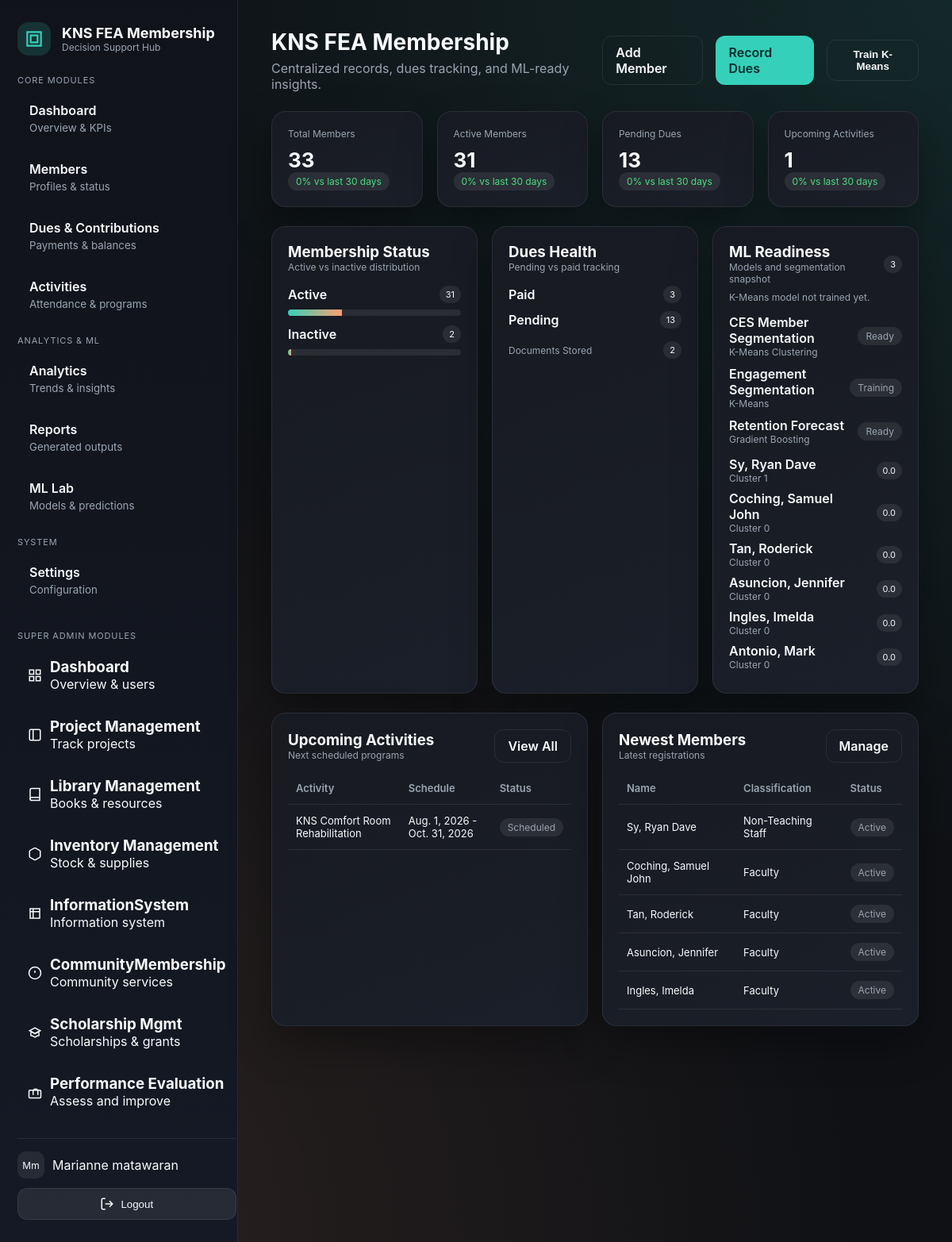
The app's page /communitymembership/admin/dashboard/ (signed in) with its own data.
### core/models.py (models this page shows, shortened)
class CustomUser(AbstractUser):
    id = models.UUIDField(primary_key=True, default=uuid.uuid4, editable=False)
    _first_name = models.CharField(max_length=255, blank=True, db_column='first_name')
    _middle_name = models.CharField(max_length=255, blank=True, db_column='middle_name')
    _last_name = models.CharField(max_length=255, blank=True, db_column='last_name')
    is_email_verified = models.BooleanField(default=False)
    bio = models.TextField(blank=True)
    _phone_number = models.CharField(max_length=255, blank=True, db_column='phone_number')
    avatar = models.ImageField(upload_to='avatars/', null=True, blank=True)
    avatar_url = models.URLField(max_length=500, blank=True, null=True)
    @property
    def first_name(self):
        return decrypt(self._first_name) if self._first_name else ''
    @first_name.setter
    def first_name(self, value):
        self._first_name = encrypt(value) if value else ''
    @property
    def middle_name(self):
        return decrypt(self._middle_name) if self._middle_name else ''
    @middle_name.setter
    def middle_name(self, value):
        self._middle_name = encrypt(value) if value else ''
    @property
    def last_name(self):
        return decrypt(self._last_name) if self._last_name else ''
    @last_name.setter
    def last_name(self, value):
        self._last_name = encrypt(value) if value else ''
    @property
    def phone_number(self):
        return decrypt(self._phone_number) if self._phone_number else ''
    @phone_number.setter
    def phone_number(self, value):
        self._phone_number = encrypt(value) if value else ''

### communityextensionservices/models.py (models this page shows, shortened)
class MLInsight(models.Model):
    STATUS_CHOICES = [
        ("draft", "Draft"),
        ("training", "Training"),
        ("ready", "Ready"),
    ]
    name = models.CharField(max_length=120)
    target = models.CharField(max_length=120)
    algorithm = models.CharField(max_length=120)
    status = models.CharField(max_length=20, choices=STATUS_CHOICES, default="draft")
    score = models.DecimalField(max_digits=6, decimal_places=3, null=True, blank=True)
    generated_at = models.DateTimeField(default=timezone.now)
    notes = models.TextField(blank=True)
    class Meta:
        ordering = ["-generated_at"]

class Member(models.Model):
    CLASSIFICATION_CHOICES = [
        ("faculty", "Faculty"),
        ("non_teaching", "Non-Teaching Staff"),
        ("retired", "Retired"),
        ("associate", "Associate"),
    ]
    STATUS_CHOICES = [
        ("active", "Active"),
        ("inactive", "Inactive"),
        ("suspended", "Suspended"),
    ]
    membership_id = models.UUIDField(default=uuid.uuid4, editable=False, unique=True)
    user = models.ForeignKey(
        settings.AUTH_USER_MODEL, on_delete=models.SET_NULL, null=True, blank=True
    )
    first_name = models.CharField(max_length=80)
    last_name = models.CharField(max_length=80)
    email = models.EmailField(blank=True)
    phone = models.CharField(max_length=30, blank=True)
    classification = models.CharField(
        max_length=20, choices=CLASSIFICATION_CHOICES, default="faculty"
    )
    status = models.CharField(max_length=20, choices=STATUS_CHOICES, default="active")
    joined_date = models.DateField(default=timezone.now)
    exit_date = models.DateField(null=True, blank=True)
    department = models.CharField(max_length=120, blank=True)
    notes = models.TextField(blank=True)
    engagement_score = models.DecimalField(
        max_digits=5, decimal_places=2, null=True, blank=True
    )
    churn_risk_score = models.DecimalField(
        max_digits=5, decimal_places=2, null=True, blank=True
    )
    predicted_status = models.CharField(max_length=30, blank=True)
    cluster_label = models.CharField(max_length=30, blank=True)
    created_at = models.DateTimeField(auto_now_add=True)

class Activity(models.Model):
    STATUS_CHOICES = [
        ("scheduled", "Scheduled"),
        ("completed", "Completed"),
        ("cancelled", "Cancelled"),
    ]
    title = models.CharField(max_length=160)
    category = models.CharField(max_length=100, blank=True)
    start_date = models.DateField()
    end_date = models.DateField()
    location = models.CharField(max_length=160, blank=True)
    status = models.CharField(
        max_length=20, choices=STATUS_CHOICES, default="scheduled"
    )
    description = models.TextField(blank=True)
    class Meta:
        ordering = ["-start_date"]

### communityextensionservices/views.py (the view)
# urls.py: path("admin/dashboard/", views.dashboard, name="ces-admin-dashboard"),
@login_required(login_url="/communitymembership/login")
@require_system_access
@require_system_role(["admin", "superadmin"])
def dashboard(request):
    if not Services.has_access(request.user, "communityextensionservices"):
        return render(request, "404.html", status=404)
    cluster_snapshot = CESClusteringService.get_dashboard_snapshot(limit=6)
    can_train_kmeans_model = request.user.is_superuser or _has_ces_admin_access(
        request.user
    )
    context = {
        **_base_context(request),
        **get_dashboard_data(),
        "cluster_snapshot": cluster_snapshot["clusters"],
        "kmeans_model_ready": cluster_snapshot["model_ready"],
        "kmeans_uses_fallback": cluster_snapshot["uses_fallback"],
        "can_train_kmeans_model": can_train_kmeans_model,
    }
    return render(request, "communityextensionservices/dashboard.html", context)

### communityextensionservices/templates/communityextensionservices/dashboard.html (shortened to what this page needs)
{% extends "communityextensionservices/base.html" %}
{% block content %}
  <div class="page-header">
    <div>
      <div class="page-title">KNS FEA Membership</div>
      <div class="page-subtitle">Centralized records, dues tracking, and ML-ready insights.</div>
    </div>
    <div class="split">
      <a class="button secondary"
         href="{% url 'communityextensionservices:ces-member-create' %}">Add Member</a>
      <a class="button"
         href="{% url 'communityextensionservices:ces-dues-create' %}">Record Dues</a>
      {% if can_train_kmeans_model %}
        <form method="post"
              action="{% url 'communityextensionservices:ces-train-kmeans' %}">
          <button class="button secondary" type="submit">Train K-Means</button>
        </form>
      {% endif %}
    </div>
  </div>
  <div class="grid cols-4">
    {% for stat in stats %}
      <div class="card">
        <div class="muted text-small">{{ stat.label }}</div>
        <div class="stat-value">{{ stat.value }}</div>
        <div class="badge {% if stat.trend == 'down' %}danger{% else %}success{% endif %}">
          {{ stat.delta }}% vs last 30 days
        </div>
      </div>
    {% endfor %}
  </div>
  <div class="grid cols-3" style="margin-top: 24px;">
    <div class="card">
      <div class="split">
        <div>
          <h3>Membership Status</h3>
          <p class="muted text-small">Active vs inactive distribution</p>
        </div>
      </div>
      <div style="margin-top: 16px;">
        {% for item in status_breakdown %}
          <div style="margin-bottom: 12px;">
            <div class="split">
              <span class="text-strong">{{ item.status|title }}</span>
              <span class="chip">{{ item.count }}</span>
            </div>
            <div class="bar" style="margin-top: 8px;">
              <span style="width: {{ item.count }}%;"></span>
            </div>
          </div>
        {% empty %}
          <p class="muted">No membership data yet.</p>
        {% endfor %}
      </div>
    </div>
    <div class="card">
      <div class="split">
        <div>
          <h3>Dues Health</h3>
          <p class="muted text-small">Pending vs paid tracking</p>
        </div>
      </div>
      <div style="margin-top: 16px;">
        {% for item in dues_summary %}
          <div class="split" style="margin-bottom: 10px;">
            <span class="text-strong">{{ item.status|title }}</span>
            <span class="chip">{{ item.count }}</span>
          </div>
        {% empty %}
          <p class="muted">No dues recorded.</p>
        {% endfor %}
      </div>
      <div class="split" style="margin-top: 16px;">
        <span class="muted text-small">Documents Stored</span>
        <span class="chip">{{ documents_count }}</span>
      </div>
    </div>
    <div class="card">
      <div class="split">
        <div>
          <h3>ML Readiness</h3>
          <p class="muted text-small">Models and segmentation snapshot</p>
        </div>
        <span class="chip">{{ ml_count }}</span>
      </div>
      {% if not kmeans_model_ready %}
        <div class="muted text-small" style="margin-top: 8px;">K-Means model not trained yet.</div>
      {% elif kmeans_uses_fallback %}
        <div class="muted text-small" style="margin-top: 8px;">Showing fallback segmentation preview.</div>
      {% endif %}
      <div style="margin-top: 14px;">
        {% for model in ml_insights %}
          <div class="split" style="margin-bottom: 10px;">
            <div>
              <div class="text-strong">{{ model.name }}</div>
              <div class="muted text-small">{{ model.algorithm }}</div>
            </div>
            <span class="badge">{{ model.status|title }}</span>
          </div>
        {% empty %}
          <p class="muted">No ML models yet. Seed data to populate.</p>
        {% endfor %}
      </div>
      <div style="margin-top: 14px;">
        {% for row in cluster_snapshot %}
          <div class="split" style="margin-bottom: 8px;">
            <div>
              <div class="text-strong">{{ row.member.last_name }}, {{ row.member.first_name }}</div>
              <div class="muted text-small">{{ row.cluster_label }}</div>
            </div>
            <span class="chip">{{ row.engagement_score|floatformat:1 }}</span>
          </div>
        {% empty %}
          <p class="muted text-small">No cluster output yet.</p>
        {% endfor %}
      </div>
    </div>
  </div>
  <div class="grid cols-2" style="margin-top: 24px;">
    <div class="card">
      <div class="split">
        <div>
          <h3>Upcoming Activities</h3>
          <p class="muted text-small">Next scheduled programs</p>
        </div>
        <a class="button secondary"
           href="{% url 'communityextensionservices:ces-activities' %}">View All</a>
      </div>
      <table class="table">
        <thead>
          <tr>
            <th>Activity</th>
            <th>Schedule</th>
            <th>Status</th>
          </tr>
        </thead>
        <tbody>
          {% for activity in upcoming_activities %}
            <tr>
              <td>{{ activity.title }}</td>
              <td>{{ activity.start_date }} - {{ activity.end_date }}</td>
              <td>
                <span class="badge">{{ activity.status|title }}</span>
              </td>
            </tr>
          {% empty %}
            <tr>
              <td colspan="3" class="muted">No upcoming activities.</td>
            </tr>
          {% endfor %}
        </tbody>
      </table>
    </div>
    <div class="card">
      <div class="split">
        <div>
          <h3>Newest Members</h3>
          <p class="muted text-small">Latest registrations</p>
        </div>
        <a class="button secondary"
           href="{% url 'communityextensionservices:ces-members' %}">Manage</a>
      </div>
      <table class="table">
        <thead>
          <tr>
            <th>Name</th>
            <th>Classification</th>
            <th>Status</th>
          </tr>
        </thead>
        <tbody>
          {% for member in recent_members %}
            <tr>
              <td>{{ member.last_name }}, {{ member.first_name }}</td>
              <td>{{ member.get_classification_display }}</td>
              <td>
                <span class="badge">{{ member.get_status_display }}</span>
              </td>
            </tr>
          {% empty %}
            <tr>
              <td colspan="3" class="muted">No members yet.</td>
            </tr>
          {% endfor %}
        </tbody>
      </table>
    </div>
  </div>
{% endblock content %}

### templates/partials/sidebar_footer_actions.html (shortened to what this page needs)
<div class="sidebar-footer">
  <div class="user-info">
    <div class="user-avatar">
      {% if user.avatar %}
      <img src="{{ user.avatar.url }}" alt="User Avatar" />
      {% elif user.avatar_url %}
      <img src="{{ user.avatar_url }}" alt="User Avatar" />
      {% else %}
      <div class="avatar-placeholder">
        {% if user.first_name and user.last_name %}
          {{ user.first_name|slice:":1" }}{{ user.last_name|slice:":1" }}
        {% elif user.first_name %}
          {{ user.first_name|slice:":2" }}
        {% else %}
          {{ user.username|slice:":2"|upper }}
        {% endif %}
      </div>
      {% endif %}
    </div>
    <div class="user-name">
      {% if user.first_name or user.last_name %}
        {{ user.first_name }} {{ user.last_name }}
      {% else %}
        {{ user.username }}
      {% endif %}
    </div>
  </div>
  <form method="post" action="{% if current_system and current_system != 'core' %}{% url 'core:core_system_logout' current_system %}{% else %}{% url 'core:core_logout' %}{% endif %}" class="logout-form">
    <button type="submit" class="logout-btn">
      <svg
        width="18"
        height="18"
        viewBox="0 0 24 24"
        fill="none"
        stroke="currentColor"
        stroke-width="2"
      >
        <path d="M9 21H5a2 2 0 0 1-2-2V5a2 2 0 0 1 2-2h4"></path>
        <polyline points="16 17 21 12 16 7"></polyline>
        <line x1="21" y1="12" x2="9" y2="12"></line>
      </svg>
      Logout
    </button>
  </form>
</div>

### records on screen
CustomUser: first_name "M", last_name "m", first_name "Marianne", last_name "matawaran"
MLInsight: name "CES Member Segmentation", algorithm "K-Means Clustering", status "Ready"
MLInsight: name "Engagement Segmentation", algorithm "K-Means", status "Training"
MLInsight: name "Retention Forecast", algorithm "Gradient Boosting", status "Ready"
Member: member.last_name "Sy", member.first_name "Ryan Dave", cluster_label "Cluster 1", engagement_score "0.0", last_name "Sy", first_name "Ryan Dave", classification "Non-Teaching Staff", status "Active"
Member: member.last_name "Coching", member.first_name "Samuel John", cluster_label "Cluster 0", engagement_score "0.0", last_name "Coching", first_name "Samuel John", classification "Faculty", status "Active"
Member: member.last_name "Tan", member.first_name "Roderick", cluster_label "Cluster 0", engagement_score "0.0", last_name "Tan", first_name "Roderick", classification "Faculty", status "Active"
Member: member.last_name "Asuncion", member.first_name "Jennifer", cluster_label "Cluster 0", engagement_score "0.0", last_name "Asuncion", first_name "Jennifer", classification "Faculty", status "Active"
Member: member.last_name "Ingles", member.first_name "Imelda", cluster_label "Cluster 0", engagement_score "0.0", last_name "Ingles", first_name "Imelda", classification "Faculty", status "Active"
Member: member.last_name "Antonio", member.first_name "Mark", cluster_label "Cluster 0", engagement_score "0.0"
Activity: title "KNS Comfort Room Rehabilitation", start_date "Aug. 1, 2026", end_date "Oct. 31, 2026", status "Scheduled"

### other values on screen
{{ stat.label }} "Total Members" "Active Members" "Pending Dues" "Upcoming Activities"
{{ stat.value }} "33" "31" "13" "1"
{{ stat.delta }} "0" "0" "0" "0"
{{ item.status|title }} "Active" "Inactive"
{{ item.count }} "31" "2"
{{ item.status|title }} "Paid" "Pending"
{{ item.count }} "3" "13"
{{ documents_count }} "2"
{{ ml_count }} "3"
